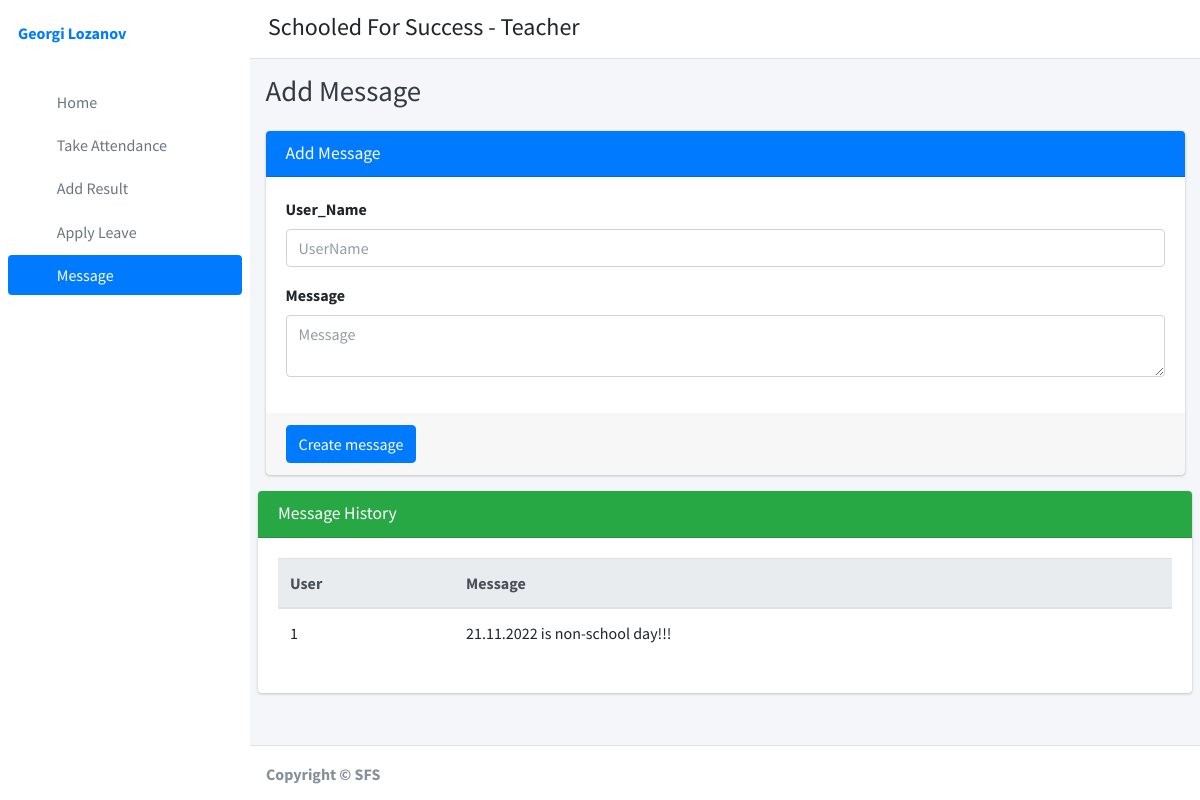
/create_messagee/ (signed in), run on the app's committed database.
### student_management_app/models.py (models this page shows)
class CustomUser(AbstractUser):
    user_type_data = ((1, "Adminn"), (2, "Staff"), (3, "Student"))
    user_type = models.CharField(default=1, choices=user_type_data, max_length=10)

class Message(models.Model):
    id=models.AutoField(primary_key=True)
    admin=models.TextField()
    message=models.TextField()
    objects=models.Manager()

### student_management_app/TeacherViews.py (the view)
# urls.py: path('create_messagee/', TeacherViews.create_messagee, name="create_messagee"),
def create_messagee(request):
    message = Message.objects.all()
    context = {"message": message}
    return render(request, "staff_template/message.html", context)

### student_management_app/templates/staff_template/message.html (shortened to what this page needs)
{% extends 'staff_template/base_template.html' %}
{% block page_title %}Add Message {% endblock page_title %}
{% block main_content %}
{% load static %}
<section class="content">
        <div class="container-fluid">
            <div class="row">
                <div class="col-md-12">
                    <div class="card card-primary">
                    <div class="card-header">
                        <h3 class="card-title">Add Message</h3>
                    </div>
                    <form role="form" method="POST" action="{% url 'create_message_savee' %}">
                        <div class="card-body">
                            <div class="form-group">
                                <label>User_Name</label>
                              <input class="form-control" name="username" placeholder="UserName"/>
                            </div>
                            <div class="form-group">
                                <label>Message </label>
                              <textarea class="form-control" name="message" placeholder="Message"></textarea>
                            </div>
                        </div>
                        <div class="card-footer">
                        <button type="submit" class="btn btn-primary">Create message</button>
                        </div>
                    </form>
                    </div>
                </div>
            </div>
        </div>
    <div class="row">
                <div class="col-md-12">
                    <div class="card card-success">
                        <div class="card-header">
                            <h3 class="card-title">Message History</h3>
                        </div>
                        <div class="card-body">
                           <div class="table-responsive">
                                <table class="table">
                                    <thead class="thead-light">
                                    <tr>
                                        <th>User</th>
                                        <th>Message</th>
                                    </tr>
                                    </thead>
                                    {% for m in message %}
                                    <tr>
                                        <td>{{ m.admin }}</td>
                                        <td>{{ m.message }}</td>
                                    </tr>
                                    {% endfor %}
                                </table>
                            </div>
                        </div>
                    </div>
                </div>
            </div>
      </section>
  {% endblock main_content %}

### student_management_app/templates/staff_template/sidebar_template.html
{% load static %}
<aside class="main-sidebar sidebar-primary">
      <div class="sidebar">
        <div class="user-panel mt-3 pb-3 mb-3 d-flex">
          <div class="info">
            <a href="{% url 'staff_profile' %}" class="d-block"><strong>{{ user.first_name }} {{ user.last_name }}</strong></a>
          </div>
        </div>
        <nav class="mt-2">
          <ul class="nav nav-pills nav-sidebar flex-column" data-widget="treeview" role="menu" data-accordion="false">
            <li class="nav-item">
              {% url 'staff_home' as staff_home %}
              <a href="{{ staff_home }}" class="nav-link {% if request.path == staff_home %} active {% endif %}">
                <i class="nav-icon fas fa-tachometer-alt"></i>
                <p>Home </p>
              </a>
            </li>
            <li class="nav-item">
              {% url 'staff_take_attendance' as staff_take_attendance %}
              <a href="{{ staff_take_attendance }}" class="nav-link {% if request.path == staff_take_attendance %} active {% endif %}">
                <i class="nav-icon fas fa-calendar-plus"></i>
                <p> Take Attendance </p>
              </a>
            </li>
            <li class="nav-item">
              {% url 'staff_add_result' as staff_add_result %}
              <a href="{{ staff_add_result }}" class="nav-link {% if request.path == staff_add_result %} active {% endif %}">
                <i class="nav-icon fas fa-tasks"></i>
                <p> Add Result</p>
              </a>
            </li>
            <li class="nav-item">
              {% url 'staff_apply_leave' as staff_apply_leave %}
              <a href="{{ staff_apply_leave }}" class="nav-link {% if request.path == staff_apply_leave %} active {% endif %}">
                <i class="nav-icon fas fa-envelope-open-text"></i>
                <p> Apply Leave </p>
              </a>
            </li>
            <li class="nav-item">
              {% url 'create_messagee' as create_messagee %}
              <a href="{{ create_messagee }}" class="nav-link {% if request.path == create_messagee %} active {% endif %}">
                <i class="nav-icon fas fa-th"></i>
                <p>Message</p>
              </a>
            </li>
          </ul>
        </nav>
      </div>
    </aside>

### data on the page
CustomUser: first_name "Georgi", last_name "Lozanov"
Message: admin "1", message "21.11.2022 is non-school day!!!"
